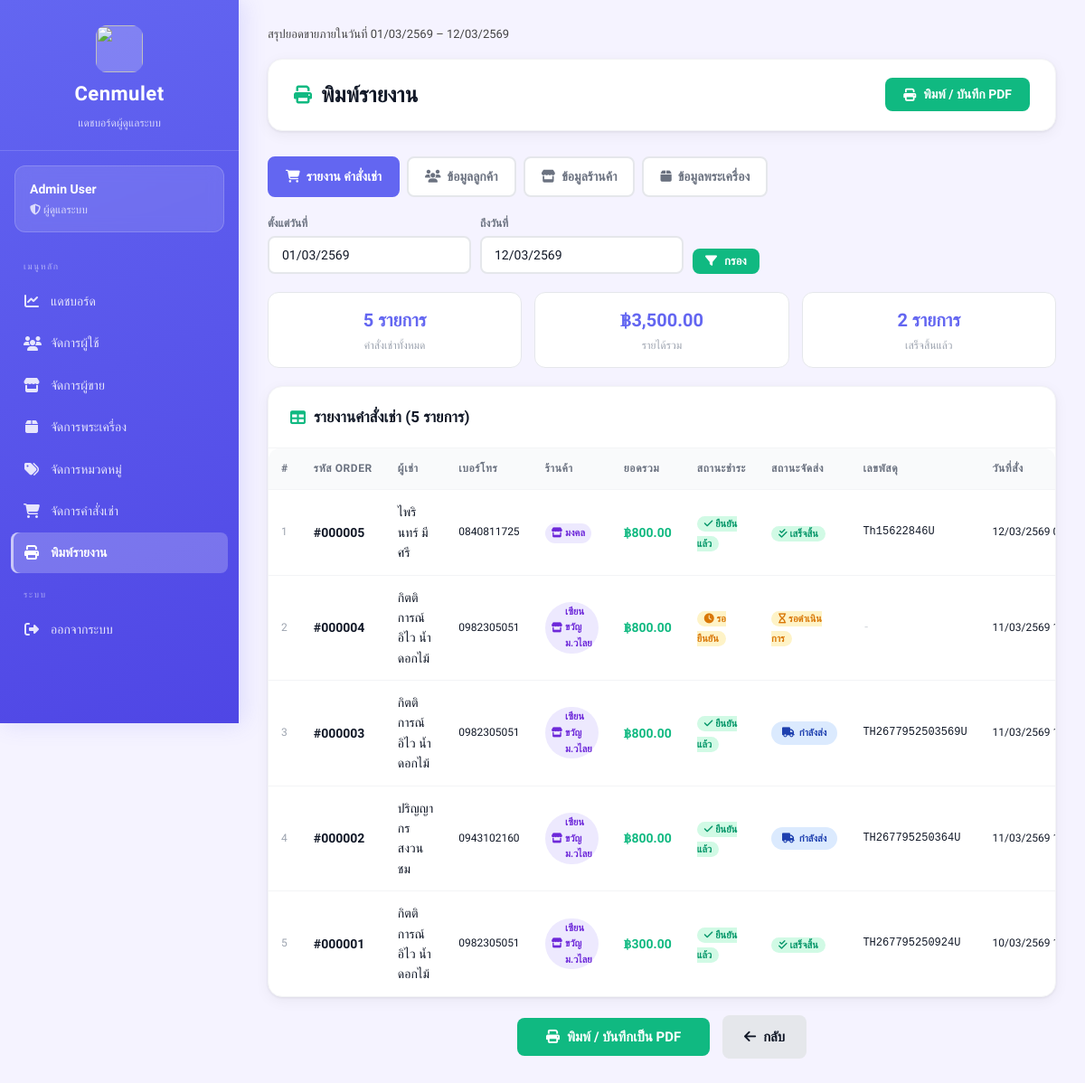
The app's page /views/admin/report.php (signed in) with its own data.
### tables this page shows
CREATE TABLE orders (
    id INTEGER PRIMARY KEY AUTOINCREMENT,
    user_id INTEGER,
    total_price REAL,
    status TEXT DEFAULT 'pending',
    tracking_number TEXT,
    shipped_at DATETIME,
    created_at DATETIME DEFAULT CURRENT_TIMESTAMP,
    FOREIGN KEY (user_id) REFERENCES users(id)
);

### views/admin/report.php (the view, shortened to what this page needs)
<?php
require_once __DIR__ . "/../../config/db.php";
$admin_id = $_SESSION['user_id'];
$stmt = $db->prepare("SELECT id, fullname FROM admins WHERE id = :id");
$stmt->execute([':id' => $admin_id]);
$admin = $stmt->fetch(PDO::FETCH_ASSOC);
$report_type = $_GET['type'] ?? 'orders';
$date_from = $_GET['date_from'] ?? date('Y-m-01');
$date_to   = $_GET['date_to']   ?? date('Y-m-d');
function dateTH(string $format, $timestamp = null): string {
    if ($timestamp === null) $timestamp = time();
    $year_ad = (int) date('Y', $timestamp);
    $year_be = $year_ad + 543;
    $formatted = date($format, $timestamp);
    return str_replace($year_ad, $year_be, $formatted);
}
$data     = [];
$summary  = [];
$columns  = [];
$title_th = '';
switch ($report_type) {
    case 'orders':
        $title_th = 'รายงานคำสั่งเช่า';
        $columns  = ['#','รหัส Order','ผู้เช่า','เบอร์โทร','ร้านค้า','ยอดรวม','สถานะชำระ','สถานะจัดส่ง','เลขพัสดุ','วันที่สั่ง'];
        $rows = $db->prepare("
            SELECT o.id,
                   u.fullname as buyer, u.tel,
                   GROUP_CONCAT(DISTINCT s.store_name) as stores,
                   o.total_price,
                   p.status as pay_status,
                   o.status as order_status,
                   o.tracking_number,
                   o.created_at
            FROM orders o
            JOIN users u ON o.user_id = u.id
            LEFT JOIN payments p ON o.id = p.order_id
            LEFT JOIN order_items oi ON o.id = oi.order_id
            LEFT JOIN amulets a ON oi.amulet_id = a.id
            LEFT JOIN sellers s ON a.sellerId = s.id
            WHERE DATE(o.created_at) BETWEEN :f AND :t
            GROUP BY o.id
            ORDER BY o.created_at DESC
        ");
        $rows->execute([':f' => $date_from, ':t' => $date_to]);
        $data = $rows->fetchAll(PDO::FETCH_ASSOC);
        $total_orders    = count($data);
        $total_revenue   = array_sum(array_column($data, 'total_price'));
        $completed_count = 0;
        foreach ($data as $_r) { if ($_r['order_status'] === 'completed') $completed_count++; }
        $summary = [
            'คำสั่งเช่าทั้งหมด' => number_format($total_orders) . ' รายการ',
            'รายได้รวม'          => '฿' . number_format($total_revenue, 2),
            'เสร็จสิ้นแล้ว'      => number_format($completed_count) . ' รายการ',
        ];
        break;
}
?>
<!DOCTYPE html>
<html lang="th">
<head>
    <link rel="stylesheet" href="/public/css/dashboard.css">
    <link rel="stylesheet" href="https://cdnjs.cloudflare.com/ajax/libs/font-awesome/6.5.1/css/all.min.css">
</head>
<body class="admin">
<div class="dashboard-container">
    <?php include __DIR__ . '/_sidebar.php'; ?>
    <main class="main-content">
        <?php if ($report_type === 'orders'): ?>
        <div class="print-date-range">
            สรุปยอดขายภายในวันที่ <?php echo dateTH('d/m/Y', strtotime($date_from)); ?> – <?php echo dateTH('d/m/Y', strtotime($date_to)); ?>
        </div>
        <?php endif; ?>
        <div class="top-bar no-print">
            <h1><i class="fa-solid fa-print"></i> พิมพ์รายงาน</h1>
            <button onclick="window.print()" class="btn btn-primary">
                <i class="fa-solid fa-print"></i> พิมพ์ / บันทึก PDF
            </button>
        </div>
        <div class="report-tabs no-print">
            <?php
            $tabs = [
                'orders'    => ['fa-cart-shopping',  'รายงาน คำสั่งเช่า'],
                'customers' => ['fa-users',           'ข้อมูลลูกค้า'],
                'stores'    => ['fa-store',           'ข้อมูลร้านค้า'],
                'products'  => ['fa-box',             'ข้อมูลพระเครื่อง'],
            ];
            foreach ($tabs as $key => [$icon, $label]):
                $q = $key === 'orders'
                    ? "?type=$key&date_from=$date_from&date_to=$date_to"
                    : "?type=$key";
            ?>
            <a href="<?php echo $q; ?>"
               class="report-tab <?php echo $report_type === $key ? 'active' : ''; ?>">
                <i class="fa-solid <?php echo $icon; ?>"></i>
                <?php echo $label; ?>
            </a>
            <?php endforeach; ?>
        </div>
        <link rel="stylesheet" href="https://cdnjs.cloudflare.com/ajax/libs/flatpickr/4.6.13/flatpickr.min.css">
        <?php if ($report_type === 'orders'): ?>
        <form method="GET" style="display:flex;gap:10px;align-items:flex-end;flex-wrap:wrap;margin-bottom:20px" class="no-print">
            <div>
                <label style="font-size:12px;color:#6b7280;display:block;margin-bottom:4px">ตั้งแต่วันที่</label>
                <input type="text" id="display_date_from" class="flatpickr-input"
                       value="<?php echo dateTH('d/m/Y', strtotime($date_from)); ?>" readonly>
            </div>
            <div>
                <label style="font-size:12px;color:#6b7280;display:block;margin-bottom:4px">ถึงวันที่</label>
                <input type="text" id="display_date_to" class="flatpickr-input"
                       value="<?php echo dateTH('d/m/Y', strtotime($date_to)); ?>" readonly>
            </div>
            <button type="submit" class="btn btn-primary btn-sm">
                <i class="fa-solid fa-filter"></i> กรอง
            </button>
        </form>
        <?php endif; ?>
        <?php if (!empty($summary)): ?>
        <div class="summary-strip">
            <?php foreach ($summary as $lbl => $val): ?>
            <div class="summary-card">
                <div class="s-val"><?php echo $val; ?></div>
                <div class="s-lbl"><?php echo $lbl; ?></div>
            </div>
            <?php endforeach; ?>
        </div>
        <?php endif; ?>
        <div class="card">
            <div class="card-header no-print">
                <h2><i class="fa-solid fa-table"></i> <?php echo $title_th; ?> (<?php echo count($data); ?> รายการ)</h2>
            </div>
            <div class="table-wrapper">
            <?php if (count($data) > 0): ?>
            <table>
                <thead>
                    <tr>
                        <?php foreach ($columns as $col): ?>
                        <th><?php echo $col; ?></th>
                        <?php endforeach; ?>
                    </tr>
                </thead>
                <tbody>
                <?php if ($report_type === 'orders'):
                    foreach ($data as $i => $r):
                        $stores = array_filter(explode(',', $r['stores'] ?? ''));
                ?>
                <tr>
                    <td style="color:#9ca3af;font-size:12px"><?php echo $i+1; ?></td>
                    <td><strong>#<?php echo str_pad($r['id'],6,'0',STR_PAD_LEFT); ?></strong></td>
                    <td>
                        <div style="font-weight:500"><?php echo htmlspecialchars($r['buyer']); ?></div>
                    </td>
                    <td style="font-size:12px"><?php echo htmlspecialchars($r['tel']); ?></td>
                    <td>
                        <?php foreach ($stores as $st): ?>
                        <span class="store-tag"><i class="fa-solid fa-store"></i> <?php echo htmlspecialchars(trim($st)); ?></span>
                        <?php endforeach; ?>
                    </td>
                    <td><strong style="color:#10b981">฿<?php echo number_format($r['total_price'],2); ?></strong></td>
                    <td>
                        <?php
                        $p = $r['pay_status'];
                        if ($p==='confirmed')     echo '<span class="status-ok"><i class="fa-solid fa-check"></i> ยืนยันแล้ว</span>';
                        elseif ($p==='waiting')   echo '<span class="status-wait"><i class="fa-solid fa-clock"></i> รอยืนยัน</span>';
                        elseif ($p==='rejected')  echo '<span class="status-rej"><i class="fa-solid fa-times"></i> ปฏิเสธ</span>';
                        else echo '<span style="color:#d1d5db">-</span>';
                        ?>
                    </td>
                    <td>
                        <?php if ($r['order_status']==='completed'):   echo '<span class="status-ok"><i class="fa-solid fa-check-double"></i> เสร็จสิ้น</span>';
                        elseif ($p==='confirmed'):                      echo '<span class="badge badge-info" style="font-size:11px"><i class="fa-solid fa-truck"></i> กำลังส่ง</span>';
                        else:                                           echo '<span class="status-wait"><i class="fa-solid fa-hourglass"></i> รอดำเนินการ</span>'; endif; ?>
                    </td>
                    <td style="font-family:monospace;font-size:12px">
                        <?php echo $r['tracking_number'] ? htmlspecialchars($r['tracking_number']) : '<span style="color:#d1d5db">-</span>'; ?>
                    </td>
                    <td style="font-size:12px;white-space:nowrap">
                        <?php echo dateTH('d/m/Y H:i', strtotime($r['created_at'])); ?>
                    </td>
                </tr>
                <?php endforeach; endif; ?>
                </tbody>
            </table>
            <?php endif; ?>
            </div>
        </div>
        <div style="text-align:center;margin-top:20px" class="no-print">
            <button onclick="window.print()" class="btn btn-primary" style="padding:12px 32px;font-size:15px">
                <i class="fa-solid fa-print"></i> พิมพ์ / บันทึกเป็น PDF
            </button>
            <a href="/views/admin/dashboard.php" class="btn btn-secondary" style="padding:12px 24px;font-size:15px;margin-left:10px">
                <i class="fa-solid fa-arrow-left"></i> กลับ
            </a>
        </div>
    </main>
</div>
</body>
</html>

### views/admin/_sidebar.php (shortened to what this page needs)
<?php
$current = basename($_SERVER['PHP_SELF']);
?>
<aside class="sidebar admin">
    <div class="sidebar-header">
        <img src="/public/images/image.png" alt="">
        <h2>Cenmulet</h2>
        <p>แดชบอร์ดผู้ดูแลระบบ</p>
    </div>
    <div class="sidebar-user">
        <h3><?php echo htmlspecialchars($admin['fullname']); ?></h3>
        <p><i class="fa-solid fa-shield-halved"></i> ผู้ดูแลระบบ</p>
    </div>
    <ul class="sidebar-menu">
        <li class="menu-sep">เมนูหลัก</li>
        <li>
            <a href="/views/admin/dashboard.php"
               class="<?php echo $current === 'dashboard.php' ? 'active' : ''; ?>">
                <i class="fa-solid fa-chart-line"></i> แดชบอร์ด
            </a>
        </li>
        <li>
            <a href="/views/admin/users.php"
               class="<?php echo $current === 'users.php' ? 'active' : ''; ?>">
                <i class="fa-solid fa-users"></i> จัดการผู้ใช้
            </a>
        </li>
        <li>
            <a href="/views/admin/sellers.php"
               class="<?php echo in_array($current, ['sellers.php','approve_sellers.php']) ? 'active' : ''; ?>">
                <i class="fa-solid fa-store"></i> จัดการผู้ขาย
            </a>
        </li>
        <li>
            <a href="/views/admin/products.php"
               class="<?php echo $current === 'products.php' ? 'active' : ''; ?>">
                <i class="fa-solid fa-box"></i> จัดการพระเครื่อง
            </a>
        </li>
        <li>
            <a href="/views/admin/categories.php"
               class="<?php echo $current === 'categories.php' ? 'active' : ''; ?>">
                <i class="fa-solid fa-tags"></i> จัดการหมวดหมู่
            </a>
        </li>
        <li>
            <a href="/views/admin/orders.php"
               class="<?php echo $current === 'orders.php' ? 'active' : ''; ?>">
                <i class="fa-solid fa-cart-shopping"></i> จัดการคำสั่งเช่า
            </a>
        </li>
        <li>
            <a href="/views/admin/report.php"
               class="<?php echo $current === 'report.php' ? 'active' : ''; ?>">
                <i class="fa-solid fa-print"></i> พิมพ์รายงาน
            </a>
        </li>
        <li class="menu-sep">ระบบ</li>
        <li>
            <a href="/auth/logout.php">
                <i class="fa-solid fa-right-from-bracket"></i> ออกจากระบบ
            </a>
        </li>
    </ul>
</aside>

### views/admin/report.php (style rules this page uses)
.print-date-range { font-size: 13px; color: #444; margin-bottom: 16px; }
.report-tabs { display: flex; gap: 8px; flex-wrap: wrap; margin-bottom: 20px; }
.report-tab { padding: 9px 18px; border-radius: 8px; font-size: 14px; font-family: inherit; font-weight: 600; cursor: pointer; border: 2px solid #e5e7eb; background: #fff; color: #6b7280; text-decoration: none; display: inline-flex; align-items: center; gap: 7px; transition: all .18s; }
.report-tab.active { border-color: #6366f1; background: #6366f1; color: #fff; }
.summary-strip { display: flex; gap: 14px; flex-wrap: wrap; margin-bottom: 20px; }
.summary-card { flex: 1; min-width: 160px; background: #fff; border: 1px solid #e5e7eb; border-radius: 12px; padding: 14px 18px; text-align: center; }
.summary-card .s-val { font-size: 20px; font-weight: 800; color: #6366f1; margin-bottom: 3px; }
.summary-card .s-lbl { font-size: 12px; color: #9ca3af; }
.store-tag { display: inline-flex; align-items: center; gap: 3px; background: #ede9fe; color: #6d28d9; padding: 2px 7px; border-radius: 99px; font-size: 11px; font-weight: 600; }
.status-ok { background: #d1fae5; color: #059669; border-radius: 99px; padding: 2px 8px; font-size: 11px; font-weight: 600; }
.status-wait { background: #fef3c7; color: #d97706; border-radius: 99px; padding: 2px 8px; font-size: 11px; font-weight: 600; }
.flatpickr-input { padding:9px 12px;border:2px solid #e5e7eb;border-radius:8px;font-family:inherit;font-size:14px;background:#fff;cursor:pointer; }

### records on screen
orders: id "000005", buyer "ไพรินทร์ มีศรี", tel "0840811725", st "มงคล", total_price "800.00", shows "ยืนยันแล้ว", status "completed" (drawn), tracking_number "Th15622846U", created_at "12/03/2569…"
orders: id "000004", buyer "กิตติการณ์ อิไว น้ำดอกไม้", tel "0982305051", st "เซียนขวัญม.วไลย", total_price "800.00", shows "รอยืนยัน", status "pending" (drawn), created_at "11/03/2569…"
orders: id "000003", buyer "กิตติการณ์ อิไว น้ำดอกไม้", tel "0982305051", st "เซียนขวัญม.วไลย", total_price "800.00", shows "ยืนยันแล้ว", status "pending" (drawn), tracking_number "TH2677952503569U", created_at "11/03/2569…"
orders: id "000002", buyer "ปริญญากร สงวนชม", tel "0943102160", st "เซียนขวัญม.วไลย", total_price "800.00", shows "ยืนยันแล้ว", status "pending" (drawn), tracking_number "TH267795250364U", created_at "11/03/2569…"
orders: id "000001", buyer "กิตติการณ์ อิไว น้ำดอกไม้", tel "0982305051", st "เซียนขวัญม.วไลย", total_price "300.00", shows "ยืนยันแล้ว", status "completed" (drawn), tracking_number "TH267795250924U", created_at "10/03/2569…"

### other values on screen
$admin['fullname'] "Admin User"
dateTH('d/m/Y', strtotime($date_from)) "01/03/2569"
dateTH('d/m/Y', strtotime($date_to)) "12/03/2569"
$label "รายงาน คำสั่งเช่า"
$label "ข้อมูลลูกค้า"
$label "ข้อมูลร้านค้า"
$label "ข้อมูลพระเครื่อง"
$val "5 รายการ"
$lbl "คำสั่งเช่าทั้งหมด"
$val "฿3,500.00"
$lbl "รายได้รวม"
$val "2 รายการ"
$lbl "เสร็จสิ้นแล้ว"
$title_th "รายงานคำสั่งเช่า"
count($data) "5"
